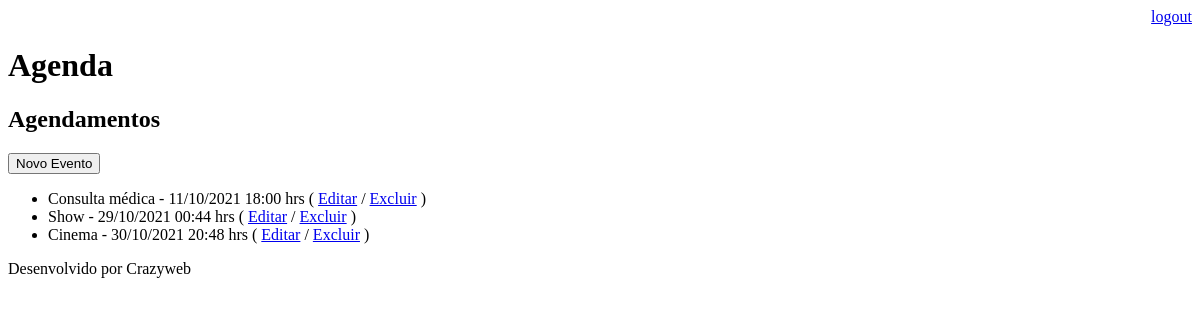
The app's page /agenda/ (signed in), older data.
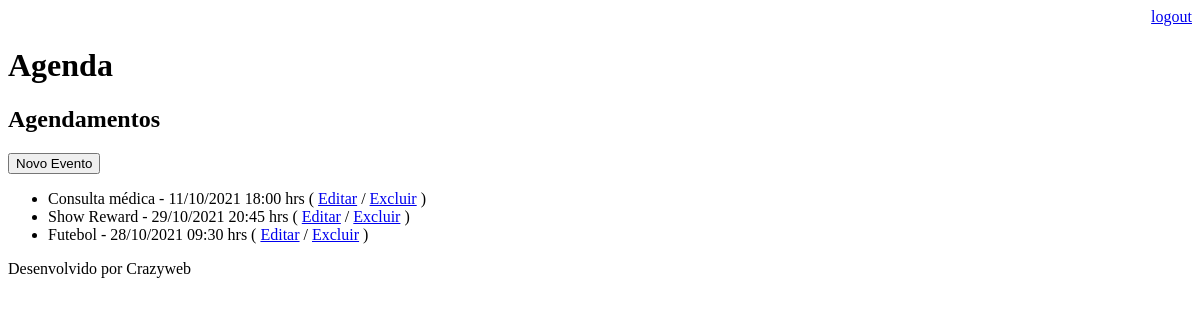
The same page, newer data.
### core/models.py (models this page shows, shortened)
class Evento(models.Model):
    titulo = models.CharField(max_length=100)
    descricao = models.TextField(blank=True, null=True)
    data_evento = models.DateTimeField(verbose_name='Data do Evento')
    data_criacao = models.DateTimeField(auto_now=True)
    usuario = models.ForeignKey(User, on_delete=models.CASCADE)
    class Meta:
        db_table = 'evento'
    def get_data_evento(self):
        return self.data_evento.strftime('%d/%m/%Y %H:%M hrs')

### core/views.py (the view)
# urls.py: path('agenda/', views.lista_eventos),
@login_required(login_url='/login/')
def lista_eventos(request):
    usuario = request.user
    evento = Evento.objects.filter(usuario=usuario)
    dados = {'eventos': evento}
    return render(request, 'agenda.html', dados)

### templates/agenda.html
{% extends "model-page.html" %}
    {% block content %}
    <h2>Agendamentos</h2>
    <a href="evento/">
        <button type='button'>Novo Evento</button>
    </a>
    <ul>
        {% for evento in eventos %}
            <li>
                {{ evento.titulo }} - {{ evento.get_data_evento}}
                (
                    <a href="evento/?id={{ evento.id }}">Editar</a>
                  / <a href="evento/delete/{{ evento.id }}/">Excluir</a>
                )
            </li>
        {% endfor %}
    </ul>
    {% endblock %}

### templates/model-page.html
<!DOCTYPE html>
<html lang="pt-br">
<head>
    {% include "model-header.html" %}
</head>
<body>
    {% block content %} {% endblock %}
    {% include "model-footer.html" %}
</body>
</html>

### templates/model-header.html (shortened to what this page needs)
<div align='right'>
    <a href="/logout">logout</a>
</div>
<h1>Agenda</h1>

### templates/model-footer.html
<p>Desenvolvido por Crazyweb</p>

Row changes from the older to the newer data that the page shows:
removed Evento: titulo "Cinema", get_data_evento "30/10/2021 20:48 hrs"
changed Evento: titulo "Show" → "Show Reward"; get_data_evento "29/10/2021 00:44 hrs" → "29/10/2021 20:45 hrs"
added Evento: titulo "Futebol", get_data_evento "28/10/2021 09:30 hrs"
